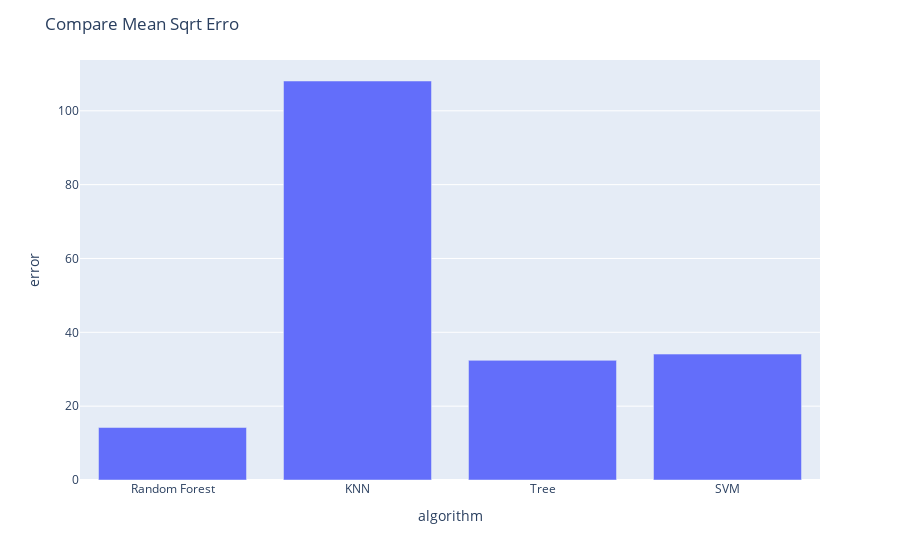

Notebook source saved alongside this figure:
### Code cell
fig = px.bar(compare_df, x='algorithm', y='error')

fig.update_layout(
    title="Compare Mean Sqrt Erro"
)
fig.write_html("predict-model-error.html")
fig.show()

### Figure 1 — Plotly figure (JSON) as saved in the notebook; plotly's stock layout.template omitted (floating-point values rounded to 4 significant figures)
{"data": [{"alignmentgroup": "True", "hovertemplate": "algorithm=%{x}<br>error=%{y}<extra></extra>", "legendgroup": "", "marker": {"color": "#636efa", "pattern": {"shape": ""}}, "name": "", "offsetgroup": "", "orientation": "v", "showlegend": false, "textposition": "auto", "type": "bar", "x": ["Random Forest", "KNN", "Tree", "SVM"], "xaxis": "x", "y": [14.21, 108.1, 32.4, 34.11], "yaxis": "y"}], "layout": {"barmode": "relative", "legend": {"tracegroupgap": 0}, "margin": {"t": 60}, "title": {"text": "Compare Mean Sqrt Erro"}, "xaxis": {"anchor": "y", "domain": [0, 1], "title": {"text": "algorithm"}}, "yaxis": {"anchor": "x", "domain": [0, 1], "title": {"text": "error"}}}}
